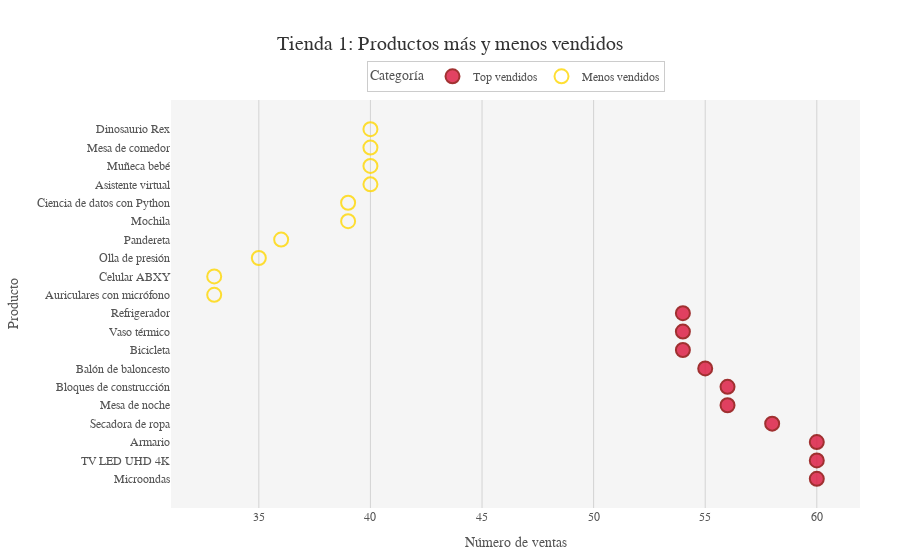

This figure's notebook cell:
### Code cell
def diagrama_productos_mas_menos_vendidos(producto_mas, producto_menos, valores_mas, valores_menos,nombre_tienda):
    """
    Devuelve un diagrama de dispersión con los productos más y menos vendidos
    a partir de un DataFrame que ya solo contiene las ventas de la tienda.
    """
    fig = go.Figure()

# Trazas con símbolos distintos y contraste de colores
    fig.add_trace(go.Scatter(
        x=valores_mas,
        y=producto_mas,
        mode="markers",
        name="Top vendidos",
        marker=dict(
            symbol="circle",
            color="crimson",
            size=14,
            line=dict(width=2, color="darkred"),
            opacity=0.8
        ),
        hovertemplate="%{y}<br>Ventas: %{x}<extra></extra>"
    ))

    fig.add_trace(go.Scatter(
        x=valores_menos,
        y=producto_menos,
        mode="markers",
        name="Menos vendidos",
        marker=dict(
            symbol="circle-open",
            color="gold",
            size=14,
            line=dict(width=2, color="darkgoldenrod"),
            opacity=0.8
        ),
        hovertemplate="%{y}<br>Ventas: %{x}<extra></extra>"
    ))

    # Layout estilizado
    fig.update_layout(
        template="plotly_white",        # Base limpia y profesional
        title=dict(
            text=f"{nombre_tienda}: Productos más y menos vendidos",
            font=dict(family="Arial Black", size=20, color="#333333"),
            x=0.5,                      # Centrar título
        ),
        font=dict(family="Calibri", size=12, color="#555555"),
        plot_bgcolor="whitesmoke",      # Color de área de trazado
        paper_bgcolor="white",          # Color del lienzo
        legend=dict(
            title="Categoría",
            orientation="h",
            yanchor="bottom",
            y=1.02,
            xanchor="center",
            x=0.5,
            bgcolor="rgba(255,255,255,0.8)",
            bordercolor="#CCCCCC",
            borderwidth=1
        ),
        margin=dict(l=120, r=40, t=100, b=40)
    )

    # Ejes con cuadrícula sutil
    fig.update_xaxes(
        title_text="Número de ventas",
        showgrid=True,
        gridcolor="lightgray",
        zeroline=False
    )
    fig.update_yaxes(
        title_text="Producto",
        showgrid=False
    )

    fig.show()
diagrama_productos_mas_menos_vendidos(productos_mas_vendidos_t1['Producto'], productos_menos_vendidos_t1['Producto'], productos_mas_vendidos_t1['Ventas'], productos_menos_vendidos_t1['Ventas'],"Tienda 1")

### Figure 1 — Plotly figure (JSON) as saved in the notebook; plotly's stock layout.template omitted (floating-point values rounded to 4 significant figures)
{"data": [{"hovertemplate": "%{y}<br>Ventas: %{x}<extra></extra>", "marker": {"color": "crimson", "line": {"color": "darkred", "width": 2}, "opacity": 0.8, "size": 14, "symbol": "circle"}, "mode": "markers", "name": "Top vendidos", "type": "scatter", "x": [60, 60, 60, 58, 56, 56, 55, 54, 54, 54], "y": ["Microondas", "TV LED UHD 4K", "Armario", "Secadora de ropa", "Mesa de noche", "Bloques de construcción", "Balón de baloncesto", "Bicicleta", "Vaso térmico", "Refrigerador"]}, {"hovertemplate": "%{y}<br>Ventas: %{x}<extra></extra>", "marker": {"color": "gold", "line": {"color": "darkgoldenrod", "width": 2}, "opacity": 0.8, "size": 14, "symbol": "circle-open"}, "mode": "markers", "name": "Menos vendidos", "type": "scatter", "x": [33, 33, 35, 36, 39, 39, 40, 40, 40, 40], "y": ["Auriculares con micrófono", "Celular ABXY", "Olla de presión", "Pandereta", "Mochila", "Ciencia de datos con Python", "Asistente virtual", "Muñeca bebé", "Mesa de comedor", "Dinosaurio Rex"]}], "layout": {"font": {"color": "#555555", "family": "Calibri", "size": 12}, "legend": {"bgcolor": "rgba(255,255,255,0.8)", "bordercolor": "#CCCCCC", "borderwidth": 1, "orientation": "h", "title": {"text": "Categoría"}, "x": 0.5, "xanchor": "center", "y": 1.02, "yanchor": "bottom"}, "margin": {"b": 40, "l": 120, "r": 40, "t": 100}, "paper_bgcolor": "white", "plot_bgcolor": "whitesmoke", "title": {"font": {"color": "#333333", "family": "Arial Black", "size": 20}, "text": "Tienda 1: Productos más y menos vendidos", "x": 0.5}, "xaxis": {"gridcolor": "lightgray", "showgrid": true, "title": {"text": "Número de ventas"}, "zeroline": false}, "yaxis": {"showgrid": false, "title": {"text": "Producto"}}}}
